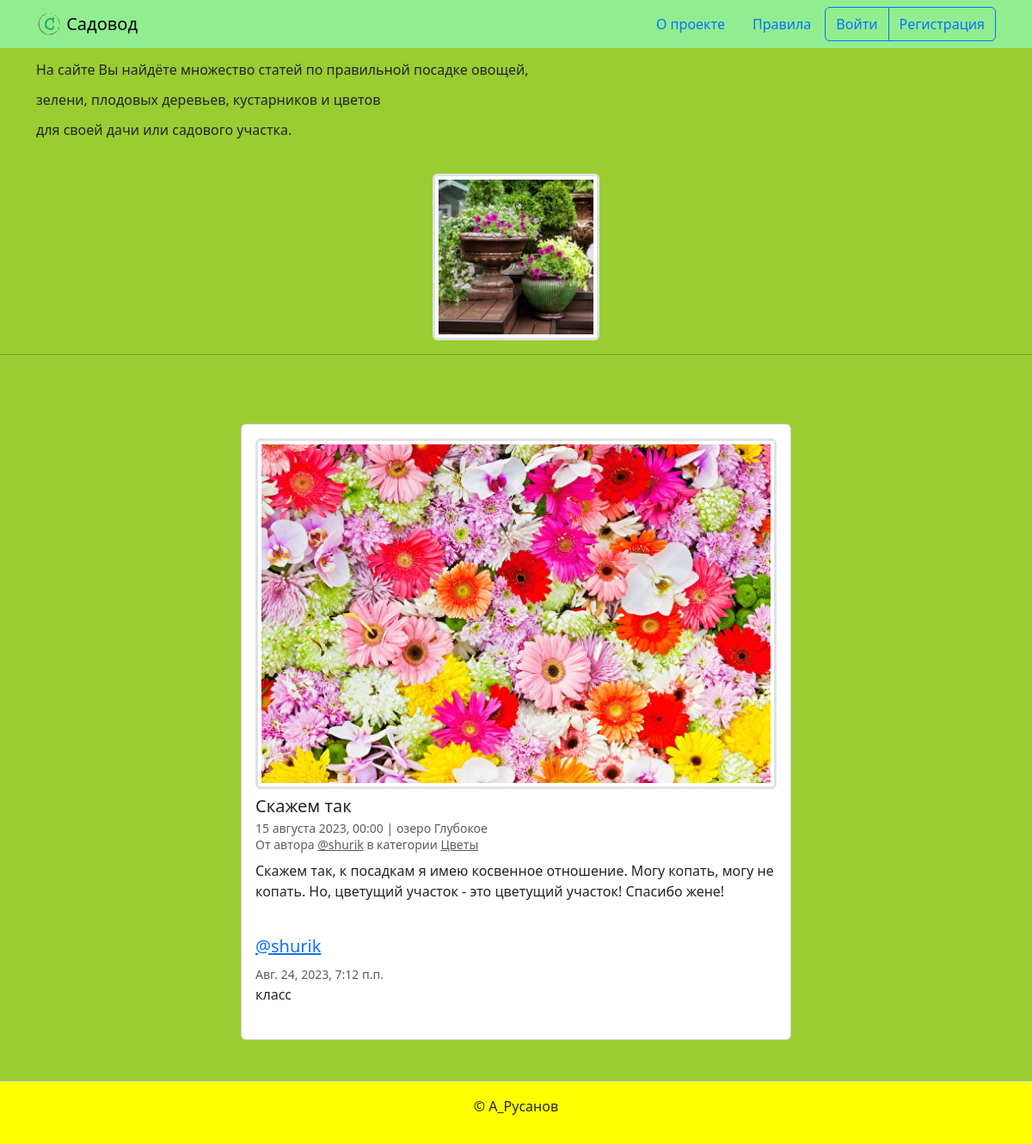
The app's page /posts/1/ with its own data.
### posts/models.py (models this page shows, shortened)
class PublishedModel(models.Model):
    is_published = models.BooleanField(
        default=True,
        verbose_name='Опубликовано',
        help_text='Снимите галочку, чтобы скрыть публикацию.'
    )
    created_at = models.DateTimeField(
        auto_now_add=True,
        verbose_name='Добавлено'
    )
    class Meta:
        abstract = True

class Post(PublishedModel):
    title = models.CharField(max_length=256, verbose_name='Заголовок')
    text = models.TextField(verbose_name='Текст')
    pub_date = models.DateTimeField(
        verbose_name='Дата и время публикации',
        help_text='Если установить дату'
                  ' и время в будущем —'
                  ' можно делать отложенные публикации.'
    )
    image = models.ImageField('Фото', upload_to='post_images', blank=True)
    author = models.ForeignKey(
        User,
        on_delete=models.CASCADE,
        verbose_name='Автор публикации',
        related_name='posts'
    )
    location = models.ForeignKey(
        'Location',
        on_delete=models.SET_NULL,
        null=True, blank=True,
        verbose_name='Местоположение',
        related_name='posts',
    )
    category = models.ForeignKey(
        'Category',
        on_delete=models.SET_NULL,
        null=True, verbose_name='Категория',
        related_name='posts',
    )
    class Meta:
        verbose_name = 'публикация'
        verbose_name_plural = 'Публикации'

class Location(PublishedModel):
    name = models.CharField(
        max_length=256,
        verbose_name='Название места',
    )
    class Meta:
        verbose_name = 'местоположение'
        verbose_name_plural = 'Местоположения'

class Category(PublishedModel):
    title = models.CharField(max_length=256, verbose_name='Заголовок')
    description = models.TextField(verbose_name='Описание')
    slug = models.SlugField(
        unique=True,
        verbose_name='Идентификатор',
        help_text='Идентификатор страницы для URL; разрешены символы'
                  ' латиницы, цифры, дефис и подчёркивание.'
    )
    class Meta:
        verbose_name = 'категория'
        verbose_name_plural = 'Категории'

class Comment(models.Model):
    text = models.TextField(max_length=256, verbose_name='Текст комментария')
    author = models.ForeignKey(
        User, on_delete=models.CASCADE,
        verbose_name='Автор Комментария',
    )
    post = models.ForeignKey(
        Post, on_delete=models.CASCADE,
        verbose_name='Пост',
        related_name='post_comments',
    )
    created_at = models.DateTimeField(
        auto_now_add=True,
        verbose_name='Добавлено')
    class Meta:
        ordering = ('created_at',)
        verbose_name = 'комментарий'
        verbose_name_plural = 'Комментарии'

### posts/views.py (the view)
# urls.py: path('posts/<int:pk>/', views.PostDetailView.as_view(),
class PostDetailView(DetailView):
    model = Post
    template_name = 'posts/detail.html'
    def get_context_data(self, **kwargs):
        context = super().get_context_data(**kwargs)
        context['form'] = CommentForm()
        context['comments'] = (
            self.object.post_comments.select_related(
                'author'
            ).order_by('created_at')
        )
        return context

### templates/posts/detail.html (shortened to what this page needs)
{% extends "base.html" %}
{% block content %}
  <div class="col d-flex justify-content-center">
    <div class="card" style="width: 40rem;">
      <div class="card-body">
        {% if post.image %}
          <a href="{{ post.image.url }}" target="_blank">
            <img class="border-3 rounded img-fluid img-thumbnail mb-2 mx-auto d-block" src="{{ post.image.url }}">
          </a>
        {% endif %}
        <h5 class="card-title">{{ post.title }}</h5>
        <h6 class="card-subtitle mb-2 text-muted">
          <small>
            {{ post.pub_date|date:"d E Y, H:i" }} | {% if post.location and post.location.is_published %}{{ post.location.name }}{% else %}Планета Земля{% endif %}<br>
            От автора <a class="text-muted" href="{% url 'posts:profile' post.author %}">@{{ post.author.username }}</a> в
            категории {% include "includes/category_link.html" %}
          </small>
        </h6>
        <p class="card-text">{{ post.text|linebreaksbr }}</p>
        {% include "includes/comments.html" %}
      </div>
    </div>
  </div>
{% endblock %}

### templates/includes/category_link.html
<a class="text-muted" href="{% url 'posts:category_posts' post.category.slug %}">
  {{ post.category.title }}
</a>

### templates/includes/comments.html (shortened to what this page needs)
{% if user.is_authenticated %}
  {% load django_bootstrap5 %}
{% endif %}
<br>
{% for comment in comments %}
  <div class="media mb-4">
    <div class="media-body">
      <h5 class="mt-0">
        <a href="{% url 'posts:profile' comment.author.username %}" name="comment_{{ comment.id }}">
          @{{ comment.author.username }}
        </a>
      </h5>
      <small class="text-muted">{{ comment.created_at }}</small>
      <br>
      {{ comment.text|linebreaksbr }}
    </div>
  </div>
{% endfor %}

### records on screen
Post: image (picture), title "Скажем так", pub_date "15 августа 2023, 00:00", location.name "озеро Глубокое", author.username "shurik", category "Цветы", text "Скажем так, к посадкам я имею косвенное отношение. Могу копать, могу не копать. Но, цветущий участок - это цветущий участок! Спасибо жене!"
Comment: author.username "shurik", created_at "Авг. 24, 2023, 7:12 п.п.", text "класс"
